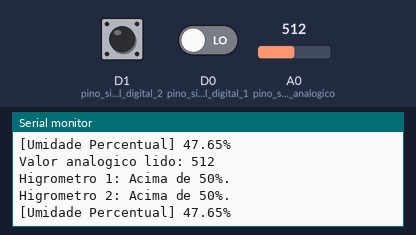
Recording of a sketch running on a simulated ESP8266 (NodeMCU). On the bench: the last lines printed to the serial monitor. Inputs (shaded band) come from the test bench; at power-on: D1 (pino_sinal_digital_2) LOW, A0 (pino_sinal_analogico) = 512, D0 (pino_sinal_digital_1) LOW.

Above: at 1.8 s.
1.9 s: D1 (pino_sinal_digital_2) driven HIGH
4.6 s: A0 (pino_sinal_analogico) set to 716
At 5.9 s:
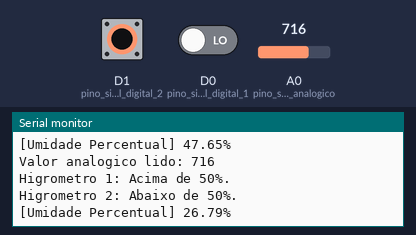
6.1 s: D0 (pino_sinal_digital_1) driven HIGH
7.6 s: A0 (pino_sinal_analogico) set to 900
At 8.9 s:
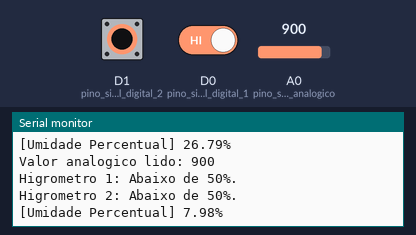
9.1 s: D1 (pino_sinal_digital_2) driven LOW and D0 (pino_sinal_digital_1) driven LOW
13.3 s: D1 (pino_sinal_digital_2) pulsed HIGH 2 times (0.12 s each, 0.3 s apart)
Timing chart, 0 to 16.3 s (numbered marks = the images above; inputs shaded):
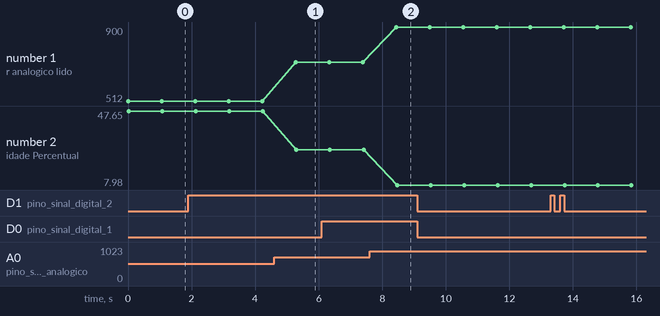

The sketch:

HigrometroTeste.ino
```cpp
//Programa: Monitoracao de planta usando Arduino
//Autor: FILIPEFLOP

#define pino_sinal_analogico A0
#define pino_sinal_digital_1 D0
#define pino_sinal_digital_2 D1

int valor_analogico;
int valor_digital_1;
int valor_digital_2;
float UmidadePercentual;

void setup()
{
  Serial.begin(9600);
  pinMode(pino_sinal_analogico, INPUT);
  pinMode(pino_sinal_digital_1, INPUT);
  pinMode(pino_sinal_digital_2, INPUT);
}

void loop()
{
  //Le o valor do pino A0 do sensor
  valor_analogico = analogRead(pino_sinal_analogico);
  valor_digital_1 = digitalRead(pino_sinal_digital_1);
  valor_digital_2 = digitalRead(pino_sinal_digital_2);
  Serial.print("Valor analogico lido: ");
  Serial.println(valor_analogico);
  if(valor_digital_1 == 1){
    Serial.println("Higrometro 1: Abaixo de 50%. ");
  }
  else
  {
    Serial.println("Higrometro 1: Acima de 50%. ");
  }
  if(valor_digital_2 == 1){
    Serial.println("Higrometro 2: Abaixo de 50%. ");
  }
  else
  {
    Serial.println("Higrometro 2: Acima de 50%. ");
  }
  //Mostra o valor da porta analogica no serial monitor
  UmidadePercentual = 100 * ((978-(float)valor_analogico) / 978);
  Serial.print("[Umidade Percentual] ");
  Serial.print(UmidadePercentual);
  Serial.println("%");
  delay(1000);
}
```

Measured:
- after the input at 4.6 s, the serial monitor: prints a new line after 0.67 s (image 1)
- after the input at 7.6 s, the serial monitor: prints a new line after 0.84 s (image 2)
- plotted number 1: 512 → 716 after the input at 4.6 s, 716 → 900 after the input at 7.6 s
- plotted number 2: 47.65 → 26.79 after the input at 4.6 s, 26.79 → 7.98 after the input at 7.6 s
